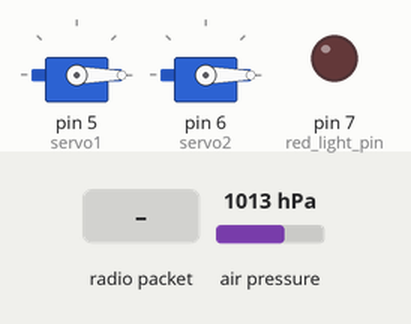
Recording of a sketch running on a simulated Arduino Uno, built with avr-gcc and run on an emulated ATmega328P. Shown: 2 × servo, output pins drawn as LEDs (lit = HIGH). The inputs (shaded band) are chosen by the test bench; at power-on: air pressure 1013 hPa. Random numbers use the default seed unless the sketch sets one; no radio packets arrive unless stated; what the sketch prints to the serial monitor is not drawn.

Above: at 1.3 s.
1.4 s: radio packet "e" arrives
At 2.53 s:
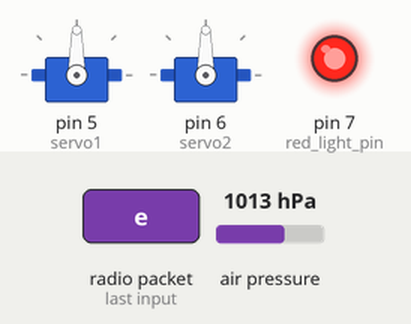
At 3.2 s:
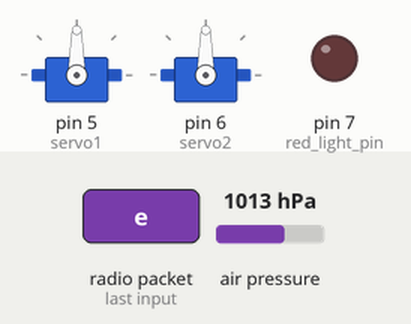
4.4 s: radio packet "l" arrives
At 4.86 s:
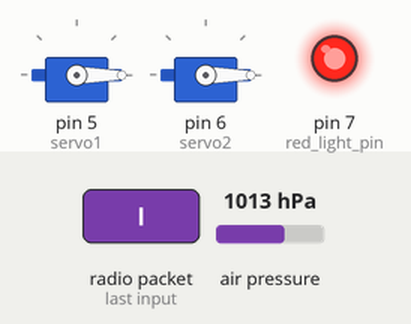
Timing chart, 0 to 13.4 s (numbered marks = the images above; inputs shaded):
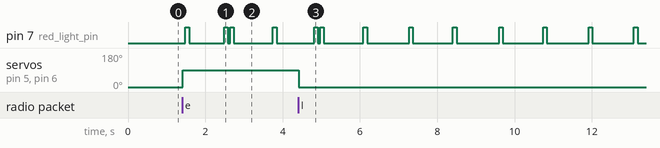

Measured:
- after the input at 1.4 s, servo on pin 5 (servo1), servo on pin 6 (servo2): 0° → 90° at once
- after the input at 4.4 s, servo on pin 5 (servo1), servo on pin 6 (servo2): 90° → 0° at once

The sketch:

water_rocket.ino
```cpp
#include <Wire.h>
#include <SPI.h>
#include <LoRa.h>
#include <Adafruit_BMP085.h>

#include <Servo.h>

Servo servo1;
int normalAngle1 = 0;
int ejectedAngle1 = 90;

Servo servo2;
int normalAngle2 = 0;
int ejectedAngle2 = 90;

#define seaLevelPressure_hPa 1013.25

Adafruit_BMP085 bmp;

int red_light_pin= 7;

float alt=0;

bool isEjected=false;

//ejection variables
//float maxHeight=0;
//float threshHoldDiff=10;
//int ejectionConfirmation=4;
//int ejectionCounter=0;
bool r=false;

void setup() {
  pinMode(red_light_pin, OUTPUT);
  Serial.begin(9600);
  Serial.println("rocket initializing...");
  if (!LoRa.begin(433E6))
  {
    Serial.println("Starting LoRa failed!");
    while (1);
  }
  Serial.println("LoRa initialized successfully...");
  LoRa.onReceive(onReceive);
  LoRa.receive();
  //LoRa.onTxDone(onTxDone);
  Serial.println("LoRa listening...");
  if (!bmp.begin()) {
  Serial.println("Could not find a valid BMP085 sensor, check wiring!");
  while (1) {}
  }
  Serial.println("BMP180 initialization successfully...");
  servo1.attach(5);
  servo2.attach(6);
  lock();
  Serial.println("ejection servo initialization successfully...");
  Serial.println("cansat initialization completed...");
}

void loop() {

    if(isEjected){

     alt=bmp.readAltitude();

     String dataString="rocket_v1.0 :: ejected, altitude = "+String(alt)+" m";


      LoRa.beginPacket();
      LoRa.print(dataString);
      LoRa.endPacket();
      redLight();

      delay(900+random(0,200));
    }

        if(r){
          redLight();
          r=false;
        }
}

void onReceive(int packetSize) {
  if (packetSize == 0) return;
  String incoming = "";
  int l=0;


  while (LoRa.available()) {
    char c = (char)LoRa.read();
    incoming+=c;
    if(c=='e'){
      r=true;
       eject();
       break;
    }
    else if(c=='l'){
      r=true;
       lock();
       break;
    }
  }

}

void redLight(){
  digitalWrite(red_light_pin, HIGH);
  delay(95);
  digitalWrite(red_light_pin, LOW);
}

void eject(){
  servo1.write(ejectedAngle1);
  servo2.write(ejectedAngle2);
  isEjected=true;
}

void lock(){
  servo1.write(normalAngle1);
  servo2.write(normalAngle2);
}
```
